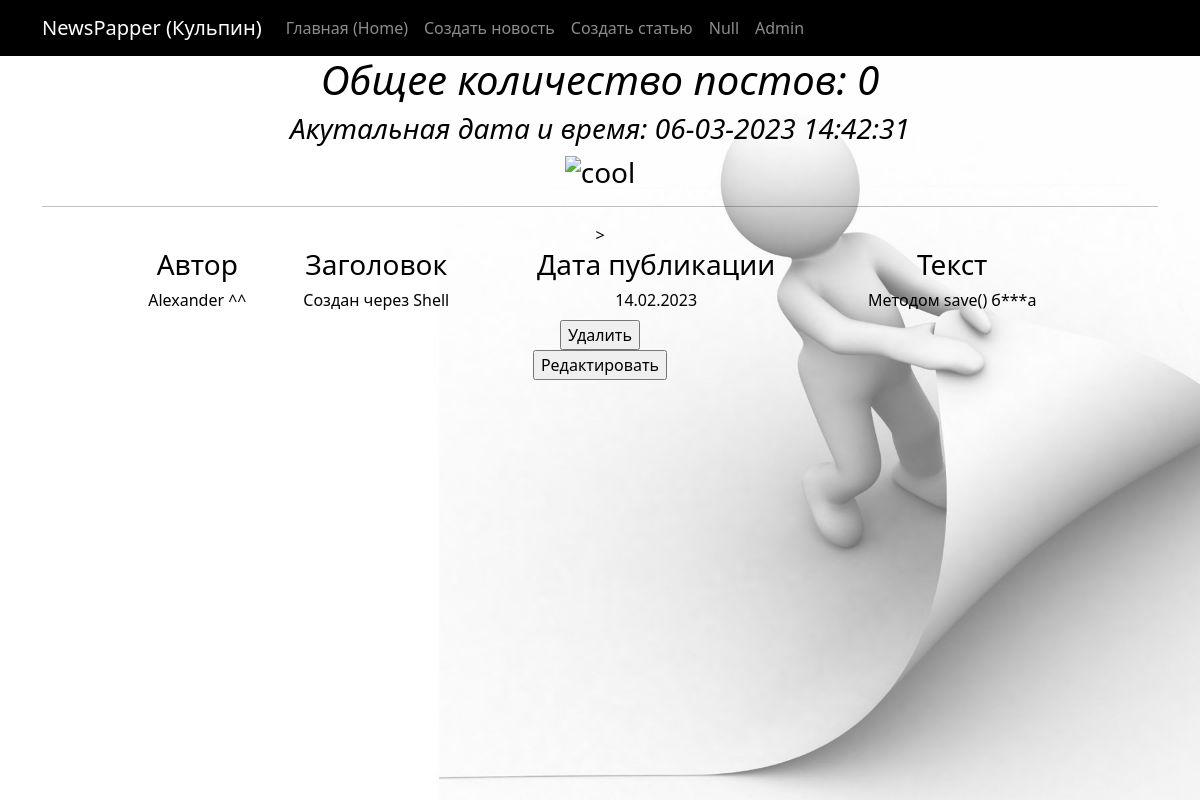
/news/5, run on the app's committed database.
### news/models.py (models this page shows, shortened)
class Post(models.Model):
    article = 'AR'
    news = 'NE'
    POST_TYPES = [
        (article, 'Статья'),
        (news, 'Новость')
    ]
    author = models.ForeignKey(Author, on_delete=models.CASCADE)
    post_type = models.CharField(max_length=2, choices=POST_TYPES)
    time_created = models.DateTimeField(auto_now_add=True)
    categories = models.ManyToManyField(Category, through='PostCategory')
    title = models.CharField(max_length=255)
    text = models.TextField()
    rating = models.FloatField(default=0.0)

class Author(models.Model):
    rating = models.FloatField(default=0.0)
    user = models.OneToOneField(User, on_delete=models.CASCADE)
    def __str__(self):
        return self.user.username

### news/views.py (the view)
# urls.py: path('<int:pk>', PostDetail.as_view(), name='postdetail'),
class PostDetail(DetailView):
    model = Post
    template_name = 'news_pk.html'
    context_object_name = 'post'

### news/templatetags/custom_filters.py (called while the page is built)
@register.filter()
def currency(value, code='rub'):
   postfix = CURRENCIES_SYMBOLS[code]
   return f'{value} {postfix}'

@register.filter()
def censor(value):
   bad_words = ('скотина', 'бляха')
   if not isinstance(value, str):
      raise TypeError(f"unresolved type '{type(value)}' expected  type 'str'")
   for word in value.split():
      if word.lower() in bad_words:
         value = value.replace(word, f"{word[0]}{'*' * (len(word) - 2)}{word[-1]}")
   return value

### news/templatetags/custom_tags.py (called while the page is built)
@register.simple_tag()
def current_time(format_string='%d-%m-%Y %H:%M:%S'):
   return datetime.utcnow().strftime(format_string)

### templates/news_pk.html (shortened to what this page needs)
{% extends 'flatpages/default.html' %}
{% load custom_filters %}
{% load custom_tags %}
{% block content %}
   <h1><em>Общее количество постов: {{ post|length }}</em></h1>
   <h3><em>Акутальная дата и время: {% current_time '%d-%m-%Y %H:%M:%S' %}</em></h3>
   <h3><p>{{ next_sale|default_if_none:"Скоро обновление новостей!" }}<img src="https://html5-editor.net/tinymce/plugins/emoticons/img/smiley-cool.gif" alt="cool" /></p> </h3>
   <hr>
   {% if post %}
       <table>
           <tr>
               <td><h3>Автор</h3></td>
               <td><h3>Заголовок</h3></td>
               <td><h3>Дата публикации</h3></td>
               <td><h3>Текст</h3></td>
           </tr>
           <tr>
               <td><h6>{{ post.author | currency:'Fi' | censor}}</h6></td>
               <td><h6>{{ post.title | censor}}</h6></td>
               <td><h6>{{ post.time_created|date:'j.m.Y' }}</h6></td>
               <td><h6>{{ post.text | censor }}</h6></td>>
           </tr>
       </table>
   {% else %}
       <h2>Постов нет!!</h2>
   {% endif %}
<form action="{% url 'post_delete' post.id %}" method="post">
    <input type="submit" value="Удалить" />
</form>
<form action="{% url 'post_update' post.id %}" method="post">
    <input type="submit" value="Редактировать" />
</form>
{% endblock content %}

### templates/news_pk.html (style rules this page uses)
table { width: 950px; margin: auto; }
td { text-align: center; }

### data on the page
Post: author|censor "Alexander ^^", title|censor "Создан через Shell", time_created "14.02.2023", text|censor "Методом save() б***а"

### other printed values
{{ post|length }} "0"
